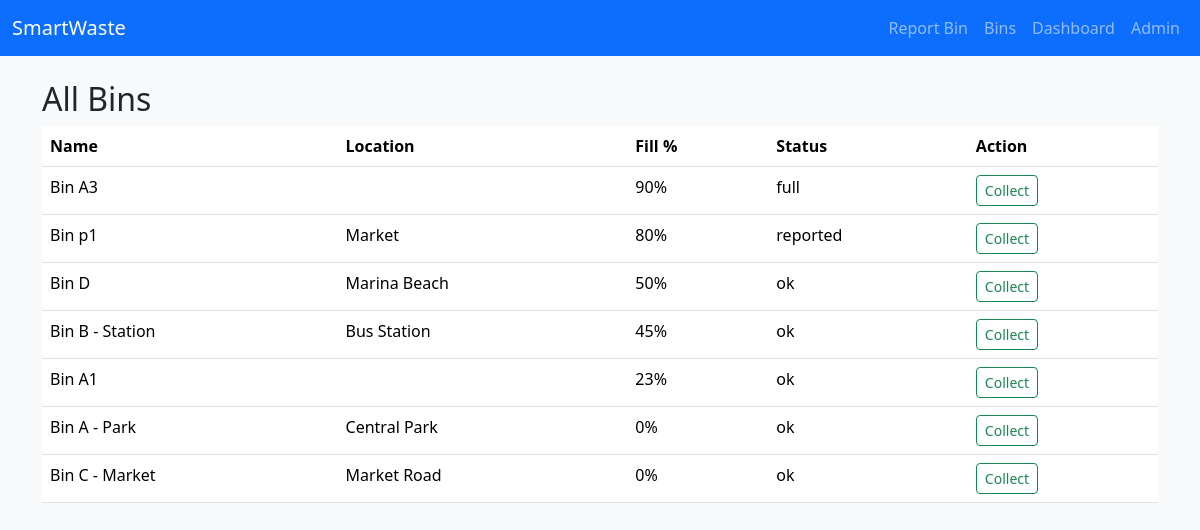
Screenshot of /bins/ with the database file from the repository.
### wasteapp/models.py (models this page shows, shortened)
class Bin(models.Model):
    STATUS_CHOICES = [
        ('ok','OK'),
        ('full','Full'),
        ('reported','Reported')
    ]
    name = models.CharField(max_length=100)
    location = models.CharField(max_length=255, blank=True)
    latitude = models.DecimalField(max_digits=9, decimal_places=6, null=True, blank=True)
    longitude = models.DecimalField(max_digits=9, decimal_places=6, null=True, blank=True)
    fill_percent = models.PositiveIntegerField(default=0)
    status = models.CharField(max_length=10, choices=STATUS_CHOICES, default='ok')
    last_reported_at = models.DateTimeField(null=True, blank=True)

### wasteapp/views.py (the view)
# urls.py: path('bins/', views.bin_list, name='bin_list'),
def bin_list(request):
    bins = Bin.objects.all().order_by('-fill_percent')
    return render(request, 'wasteapp/bin_list.html', {'bins': bins})

### wasteapp/templates/wasteapp/bin_list.html
{% extends 'wasteapp/base.html' %}
{% block content %}
<h2>All Bins</h2>
<table class="table">
  <thead><tr><th>Name</th><th>Location</th><th>Fill %</th><th>Status</th><th>Action</th></tr></thead>
  <tbody>
    {% for b in bins %}
      <tr>
        <td>{{ b.name }}</td>
        <td>{{ b.location }}</td>
        <td>{{ b.fill_percent }}%</td>
        <td>{{ b.status }}</td>
        <td>
          <a class="btn btn-sm btn-outline-success" href="{% url 'wasteapp:collect_bin' b.id %}">Collect</a>
        </td>
      </tr>
    {% empty %}
      <tr><td colspan="5">No bins yet</td></tr>
    {% endfor %}
  </tbody>
</table>
{% endblock %}

### wasteapp/templates/wasteapp/base.html (shortened to what this page needs)
{% load static %}
<!doctype html>
<html lang="en">
  <head>
    <link href="https://cdn.jsdelivr.net/npm/bootstrap@5.3.2/dist/css/bootstrap.min.css" rel="stylesheet">
    <link rel="stylesheet" href="{% static 'wasteapp/css/styles.css' %}">
  </head>
  <body>
    <nav class="navbar navbar-expand-lg navbar-dark bg-primary">
      <div class="container-fluid">
        <a class="navbar-brand" href="{% url 'wasteapp:index' %}">SmartWaste</a>
        <div class="collapse navbar-collapse">
          <ul class="navbar-nav ms-auto">
            <li class="nav-item"><a class="nav-link" href="{% url 'wasteapp:report_bin' %}">Report Bin</a></li>
            <li class="nav-item"><a class="nav-link" href="{% url 'wasteapp:bin_list' %}">Bins</a></li>
            <li class="nav-item"><a class="nav-link" href="{% url 'wasteapp:dashboard' %}">Dashboard</a></li>
            <li class="nav-item"><a class="nav-link" href="/admin/">Admin</a></li>
          </ul>
        </div>
      </div>
    </nav>
    <div class="container my-4">
      {% block content %}{% endblock %}
    </div>
  </body>
</html>

### wasteapp/static/wasteapp/css/styles.css (style rules this page uses)
body { background: #f8f9fa; }

### rows the page displays
Bin: name "Bin A3", fill_percent "90", status "full"
Bin: name "Bin p1", location "Market", fill_percent "80", status "reported"
Bin: name "Bin D", location "Marina Beach", fill_percent "50", status "ok"
Bin: name "Bin B - Station", location "Bus Station", fill_percent "45", status "ok"
Bin: name "Bin A1", fill_percent "23", status "ok"
Bin: name "Bin A - Park", location "Central Park", fill_percent "0", status "ok"
Bin: name "Bin C - Market", location "Market Road", fill_percent "0", status "ok"
